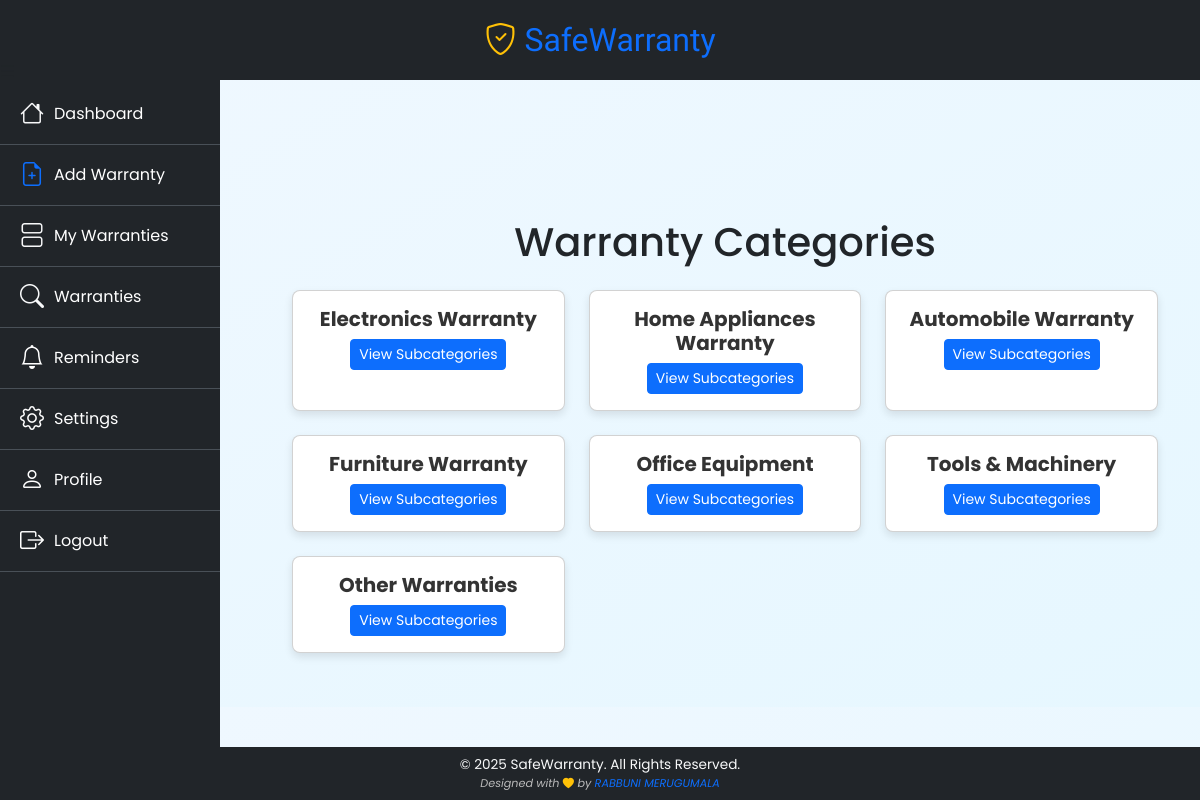
/warranty/add_warranty (signed in), run on the app's committed database.
### models/__init__.py (models this page shows, shortened)
class Category(db.Model):
    id = db.Column(db.Integer, primary_key=True)
    name = db.Column(db.String(100), nullable=False)
    subcategories = db.relationship('Subcategory', backref='category', lazy=True)

### warranty_mgmt/routes.py (the view)
@warranty_mgmt.route('/add_warranty')
@login_required
def categories_page():
    categories = Category.query.all()
    return render_template('warranty_mgmt/add_warranty/categories_page.html', categories=categories)

### main.py (called while the page is built)
@login_manager.user_loader
def load_user(user_id):
    return User.query.get(int(user_id))

@app.teardown_appcontext
def shutdown_session(exception=None):
    db.session.remove()

### templates/warranty_mgmt/add_warranty/categories_page.html (shortened to what this page needs)
{% extends 'base.html' %}
{% block content %}
<div class="container mt-5">
    <h1 class="text-center mb-4">Warranty Categories</h1>
    <div class="row">
        {% for category in categories %}
        <div class="col-md-4 col-sm-6 col-12 mb-4">
            <div class="card h-100">
                <div class="card-body text-center">
                    <h5 class="card-title">{{ category.name }}</h5>
                    <a href="{{ url_for('warranty_mgmt.subcategories_page', category_id=category.id) }}" class="btn btn-sm btn-primary view-btn">
                        View Subcategories
                    </a>
                </div>
            </div>
        </div>
        {% endfor %}
    </div>
</div>
{% endblock %}

### static/styles/style.css (style rules this page uses)
* { padding:0; margin:0; font-family: "Poppins", sans-serif; }
body { background: linear-gradient(to bottom right, #f0f8ff, #e6f7ff); font-family: 'Arial', sans-serif; }
.card { box-shadow: 0 4px 8px rgba(0, 0, 0, 0.1); border-radius: 8px; }
.card-title { font-weight: bold; color: #333; }

### templates/layout/side_navbar.html (style rules this page uses)
body { overflow-x: hidden; margin: 0; }

### templates/warranty_mgmt/add_warranty/categories_page.html (style rules this page uses)
.card { transition: transform 0.3s ease, box-shadow 0.3s ease; }
.view-btn { transition: background-color 0.3s ease; }

### data on the page
Category: name "Electronics Warranty"
Category: name "Home Appliances Warranty"
Category: name "Automobile Warranty"
Category: name "Furniture Warranty"
Category: name "Office Equipment"
Category: name "Tools & Machinery"
Category: name "Other Warranties"
